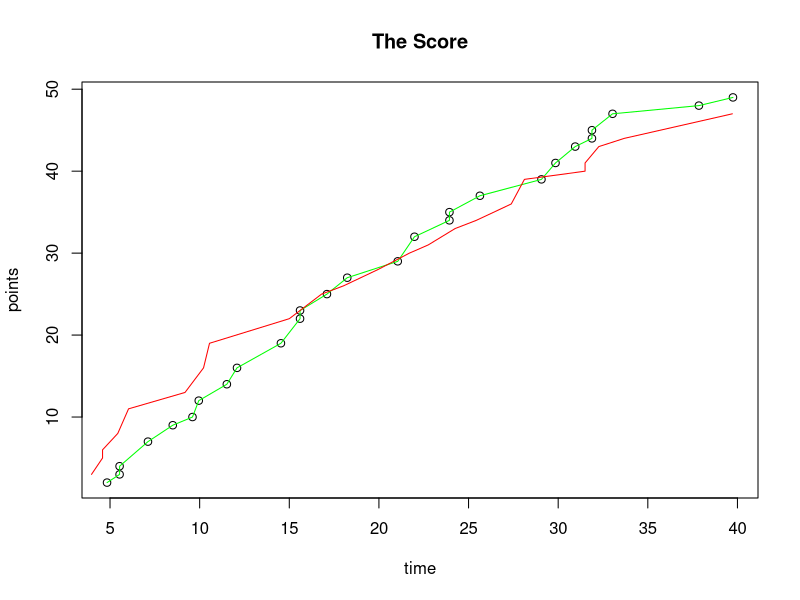

Reproduce this figure in R.
setwd("C:/Users/megan/Biocomp_tutorial10")
#Question 1
data <- read.table(file = 'UWvMSU_1-22-13.txt', header = FALSE, sep = "", na.strings="", stringsAsFactors = FALSE)
msu <- data[data$V2=="MSU",]
uw <- data[data$V2=="UW",]
scoreMSU <- sum(as.numeric(msu$V3))
scoreUW <- sum(as.numeric(uw$V3))

adds <- c()
scoreM <- 0
#creates an array of the score at each time the team scores
for (i in 1:nrow(msu)){
  scoreM <- scoreM + as.numeric(msu[i,3])
  adds <- append(adds,c(scoreM))
}
#adds array to table
msu$V4 <- adds
#creates plot
plot(msu$V1,msu$V4, main="The Score",
     ylab="points", xlab = "time")
lines(msu$V1 , msu$V4, col = "green")

add <- c()
scoreW <-0
#creates an array of the score at each time the team scores
for (j in 1:nrow(uw)){
  scoreW <- scoreW + as.numeric(uw[j,3])
  add <-append(add,c(scoreW))
}
#adds array to table
uw$V4 <- add
lines(uw$V1,uw$V4, col ="red")



#Question 2
rand <- sample(1:100,1)
#reads input
x<- readline("Guess a random number between 1 to 100. You have ten tries: ")
y=1
#while you have not guessed correctly
while (x!=rand){
  #if you guess too many times
  if (y> 10){
    print("You lose")
    break
  }
  #if you guess too low
  if (rand > x){
    print("Too low. Guess again?")
    x<- readline("Guess a random number between 1 to 100? ")
  }
  #if you guess too high
  else {
    print("Too high Guess again?")
    x<- readline("Guess a random number between 1 to 100? ")
  }
  #keeps track of number of tries
  y= y+1
}
print("You got it right!")
print(x)
